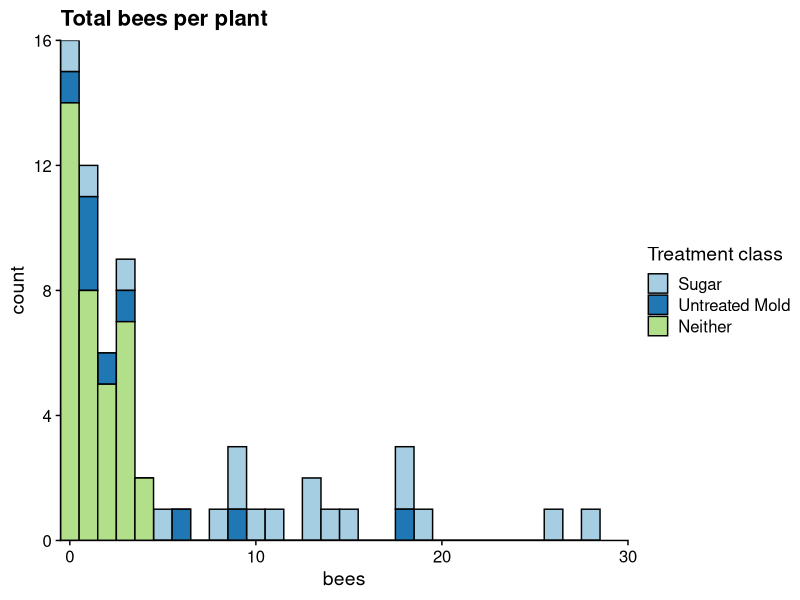

The R source for this figure: (Note: this script raises an error after producing the figure.)
## ---- chunk 1
set.seed(1)
library(lme4)      # For model fitting
library(tidyverse) # For data processing
library(mvtnorm)   # for multivariate Gaussians

# hours_noon represents the amount of time since noon (or until noon, if
# the value is negative)
d = read.csv("Meiners_BeeHoneydew_data.csv") %>% 
  mutate(hours_noon = min_day / 60 - 12) %>% 
  mutate(`Treatment class` = 1 + Sugar + 2 * Mold - 2 * (Mold * Insecticide)) %>% 
  mutate(`Treatment class` = factor(`Treatment class`, 
                                  labels = c("Neither", "Sugar", "Untreated Mold"))) %>% 
  mutate(`Treatment class` = forcats::fct_relevel(`Treatment class`,
                                                c("Sugar", "Untreated Mold")))



d %>% 
  group_by(Plant_Code, `Treatment class`) %>% 
  summarize(bees = sum(Bee_Count)) %>% 
  ggplot(aes(x = bees, fill = `Treatment class`)) + 
  geom_histogram(binwidth = 1, color = "black") + 
  cowplot::theme_cowplot() + 
  scale_fill_brewer(type = "qual", palette = 3) + 
  coord_cartesian(expand = FALSE, xlim = c(-.5, 30)) + 
  ggtitle("Total bees per plant")

d %>% 
  group_by(Plant_Code, `Treatment class`) %>% 
  summarize(bees = sum(Bee_Count)) %>% 
  group_by(`Treatment class`) %>% 
  summarize(mean(bees))

## ---- chunk 2
raw_formula = "Bee_Count ~ Mold * Insecticide + 
                           Sugar * Paint + 
                           hours_noon + 
                           Site +
                           (1|Plant_Code) + 
                           (1|julDate)"

formula = as.formula(raw_formula)
## ---- chunk 3
# Drop "Sugar" and the asterisk from the formula
no_sugar_formula = as.formula(
  gsub("Sugar \\* ", "", raw_formula)
)

print(no_sugar_formula)
## ---- chunk 4
# Some versions of the model only reach the maximum-likelihood
# estimate without warnings when we use this optimizer
control = glmerControl(optimizer = "bobyqa")

Honeydew <- glmer.nb(
  formula,
  data=d,
  control = control
)


Honeydew_poisson <- glmer(
  formula,
  data=d,
  family = poisson,
  control = control
)

Honeydew_no_sugar <- glmer.nb(
  no_sugar_formula,
  data=d,
  control = control
)
## ---- chunk 5
# Drop predictors from the model & reformat the output for
# subsequent work (e.g. removing headings, renaming columns).
# When `drop` says the number of degrees of freedom is NA, it actually 
# means zero, so replace the NAs.
# If the model in `x` is already simplified, then report a larger
# reduction in degrees-of-freedom.
make_dropped_df = function(x, distribution, n_fewer_df = 0){
  drop1(x) %>% 
    structure(heading = NULL) %>% 
    rownames_to_column(var = "dropped") %>% 
    cbind(distribution = distribution) %>% 
    mutate(Df = ifelse(is.na(Df), 0, Df)) %>% 
    mutate(Df = Df + n_fewer_df) %>% 
    rename_(`df reduction` = "Df")
}

# Use the above function on both of the full models, then manually add
# a row for the no_sugar model.
# Finally, eliminate "<" and ">" to prevent formatting errors
initial_dropped_df = rbind(make_dropped_df(Honeydew, "Negative Binomial", 0), 
                           make_dropped_df(Honeydew_poisson, "Poisson", 1)) %>% 
  rbind(data_frame(dropped = "Sugar", `df reduction` = 2, 
                   AIC = AIC(Honeydew_no_sugar), 
                   distribution = "Negative Binomial")) %>% 
  mutate(dropped = gsub("[\\<\\>]", "", dropped))
## ---- chunk 6
# Sort, calculate DeltaAIC & AIC weights, format for printing with 
# reasonable precision using knitr's `kable` function for tables.
initial_dropped_df %>% 
  arrange(AIC) %>% 
  mutate(`$\\Delta$AIC` = AIC - AIC[1]) %>% 
  select(-AIC) %>% 
  mutate(`AIC weight (%)` = 100 * exp(-`$\\Delta$AIC` / 2) / 
           sum(exp(-`$\\Delta$AIC` / 2))) %>% 
  cbind(` ` = 1:nrow(.), .) %>% 
  knitr::kable(digits = c(rep(1, 4), 2, 1), align = c("llclrr"))
## ---- chunk 7
anova(Honeydew, Honeydew_no_sugar)
anova(Honeydew, Honeydew_poisson)
## ---- chunk 8
summary(Honeydew, correlation = FALSE)
anova(Honeydew)
## ---- chunk 9
# Indicator for, "was experimental manipulation i applied to treatment j?""
Mold =        c(1, 1, 0, 0, 0, 0, 0)
Insecticide = c(0, 1, 0, 1, 0, 0, 0)
Sugar =       c(0, 0, 0, 0, 0, 1, 1)
Paint =       c(0, 0, 0, 0, 1, 0, 1)

treat_names = c("Natural Mold", "Natural Mold + Insecticide", "Control", 
                "Insecticide", "Black Paint", "Sugar", "Sugar + Black Paint")

# Ask the model about expected visitation rates under the
# following conditions:
#   * Treatments as specified above
#   * Time of day is noon
#   * Site A (i.e. SiteB's effect and SiteC's effect are 0)
#   * "Typical" plant and "typical" date (random effects set to 0)
newdata = cbind(
  `(Intercept)` = 1,
  Mold = Mold,
  Insecticide = Insecticide,
  Sugar = Sugar,
  Paint = Paint,
  hours_noon = 0,
  SiteB = 0,
  SiteC = 0,
  `Mold:Insecticide` = Mold * Insecticide,
  `Sugar:Paint` = Sugar * Paint
)
row.names(newdata) = treat_names
newdata


# mean and variance from lme4's Laplace approximation
parameter_mu = fixef(Honeydew)
parameter_sigma = as.matrix(vcov(Honeydew))

# Generate Monte Carlo samples from lme4's approximate likelihood surface
posterior_samples = rmvnorm(1E6, parameter_mu, parameter_sigma) %*%
  t(newdata)

mu = colMeans(posterior_samples)

# Density of bivariate normal between Control and a named treatment
bivariate_normal_control_density = function(x, name){
  names = c("Control", name)
  dmvnorm(x, 
          mu[names], 
          cov(posterior_samples)[names, names])
}

label_df = data.frame(
  x = c(rep(log(.05), 3)),
  y = c(mu[c("Sugar", "Natural Mold", "Natural Mold + Insecticide")] - 0.25),
  label = c("Sugar", "Natural Mold", "Natural Mold +\nInsecticide")
)
line_df = data.frame(x = log(.025), y = log(.02), 
                     label = "Treatment = Control")

# for each set of x and y values, calculate bivariate densities,
# then tidy up the results for ggplot (with an optional `theme` for
# improved visual display)
plot_data = expand.grid(x = seq(log(.01), log(1), length = 250), 
            y = seq(log(.01), log(6), length = 250)) %>% 
  mutate(Sugar = bivariate_normal_control_density(., "Sugar"),
         `Natural Mold` = bivariate_normal_control_density(., "Natural Mold"),
         `Natural Mold + Insecticide` = 
           bivariate_normal_control_density(., "Natural Mold + Insecticide")) %>% 
  gather(key = treatment, value = likelihood, Sugar, 
         `Natural Mold`, `Natural Mold + Insecticide`) %>% 
  mutate(scaled_likelihood = likelihood / max(likelihood))

plot_data %>% 
  ggplot(aes(x = x, y = y, alpha = scaled_likelihood, 
             fill = treatment)) + 
  geom_tile() +
  scale_alpha_continuous(range = c(0, 1), guide = FALSE) + 
  geom_abline(intercept = 0, slope = 1, color = alpha("black", .5)) +
  cowplot::theme_cowplot() +
  scale_fill_brewer(palette = "Dark2", guide = FALSE) + 
  xlab("Expected bees per control plant") +
  ylab("Expected bees per treated plant") + 
  coord_equal() +
  scale_x_continuous(breaks = log(10^seq(-10, 10)), labels = 10^seq(-10, 10),
                     expand = c(0, 0)) +
  scale_y_continuous(breaks = log(10^seq(-10, 10)), labels = 10^seq(-10, 10),
                     expand = c(0, 0)) +
  geom_text(data = label_df, aes(x = x, y = y, label = label),
            inherit.aes = FALSE, hjust = "right") + 
  geom_text(data = line_df, aes(x = x, y = y, label = label), 
            inherit.aes = FALSE, hjust = "left")


## ---- chunk 10

names = names(sort(colMeans(posterior_samples), decreasing = TRUE))
grid = combn(names, 2) %>% t() %>% as.data.frame(stringsAsFactors = FALSE)
grid$lower = NA
grid$mean = NA
grid$upper = NA
grid$P = NA
for (i in 1:nrow(grid)) {
  # One-sided P-values
  p = mean(posterior_samples[ , grid[[1]][i]] > posterior_samples[ , grid[[2]][i]])
  ratios = exp(posterior_samples[ , grid[[1]][i]] - posterior_samples[ , grid[[2]][i]])
  # Two-sided P-values based on Monte Carlo samples
  grid$P[i] = 1 - 2 * abs(0.5 - p)
  grid$lower[i] = quantile(ratios, .025)
  grid$mean[i] = mean(ratios)
  grid$upper[i] = quantile(ratios, .975)

}

my_format = function(x, d){format(x, digits = d, trim = TRUE)}
table = grid %>% 
  mutate(`False Discovery Rate` = p.adjust(P, method = "fdr")) %>% 
  cbind(ratio = paste0(my_format(.$mean, 3), 
                               " (", 
                               my_format(.$lower, 2), 
                               "-", 
                               my_format(.$upper, 3), 
                               ")")) %>% 
  select(V1, V2, ratio, P, `False Discovery Rate`)
## ---- chunk 11
table_subset = table %>% 
  filter(
    (V1 == "Sugar" & V2 == "Control") |
      (V1 == "Sugar" & V2 == "Natural Mold") |
      (V1 == "Natural Mold" & V2 == "Control") |
      (V1 == "Natural Mold" &  V2 == "Natural Mold + Insecticide") |
      (V1 == "Natural Mold + Insecticide" &  V2 == "Control") | 
      (V1 == "Insecticide" &  V2 == "Control") | 
      (V1 == "Sugar" & V2 == "Sugar + Black Paint")
  )
table_subset %>% 
  knitr::kable(digits = 2)
## ---- chunk 12
table %>% 
  knitr::kable(digits = 2)
## ---- chunk 13
# rescaling variables that have large values using `scale` improves numerical 
# accuracy, but will not affect AIC.
Honeydew_env = glmer.nb(Bee_Count ~ Mold * Insecticide + 
                          Sugar * Paint + 
                          Site + 
                          hours_noon + 
                          scale(Temp_F) + 
                          scale(Wind_mph) + 
                          Conditions + 
                          scale(Barometric) +
                          scale(Humidity) + 
                          scale(julDate) +
                          (1|Plant_Code) + 
                          (1|julDate), 
                        data = d, 
                        control = control)
print(summary(Honeydew_env), correlation = FALSE)
anova(Honeydew, Honeydew_env)
